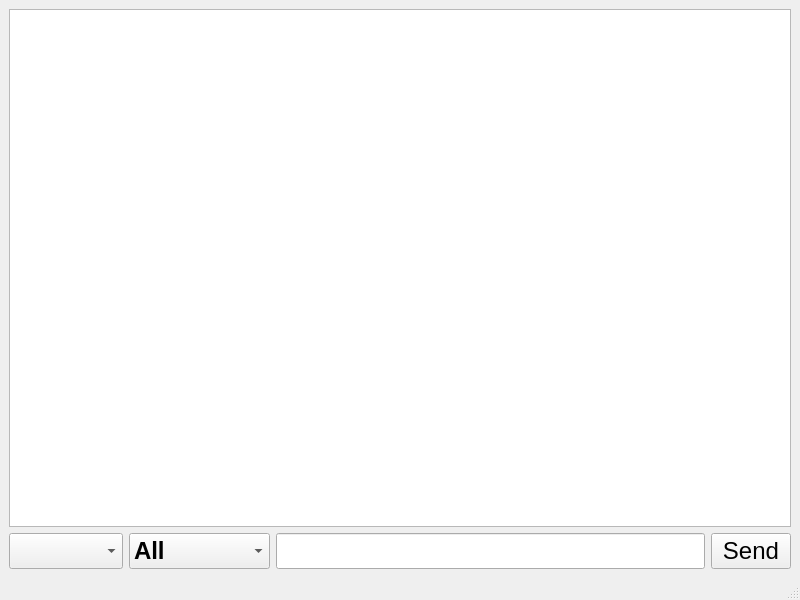
<?xml version="1.0" encoding="UTF-8"?>
<ui version="4.0">
 <class>MainWindow</class>
 <widget class="QMainWindow" name="MainWindow">
  <property name="geometry">
   <rect>
    <x>0</x>
    <y>0</y>
    <width>800</width>
    <height>600</height>
   </rect>
  </property>
  <property name="windowTitle">
   <string>MainWindow</string>
  </property>
  <widget class="QWidget" name="centralwidget">
   <layout class="QGridLayout" name="gridLayout">
    <item row="0" column="0" colspan="4">
     <widget class="QTextEdit" name="textEdit_Client_Message">
      <property name="font">
       <font>
        <pointsize>14</pointsize>
       </font>
      </property>
     </widget>
    </item>
    <item row="1" column="0">
     <widget class="QComboBox" name="comboBox_Client_List">
      <property name="font">
       <font>
        <pointsize>18</pointsize>
       </font>
      </property>
     </widget>
    </item>
    <item row="1" column="1">
     <widget class="QComboBox" name="comboBox_SendMessage">
      <property name="font">
       <font>
        <pointsize>18</pointsize>
        <weight>75</weight>
        <bold>true</bold>
       </font>
      </property>
      <item>
       <property name="text">
        <string>All</string>
       </property>
      </item>
      <item>
       <property name="text">
        <string>Individual</string>
       </property>
      </item>
     </widget>
    </item>
    <item row="1" column="2">
     <widget class="QLineEdit" name="lineEdit_MessageForClient">
      <property name="font">
       <font>
        <pointsize>18</pointsize>
       </font>
      </property>
     </widget>
    </item>
    <item row="1" column="3">
     <widget class="QPushButton" name="pushButton_Send">
      <property name="font">
       <font>
        <pointsize>18</pointsize>
       </font>
      </property>
      <property name="text">
       <string>Send</string>
      </property>
     </widget>
    </item>
   </layout>
  </widget>
  <widget class="QMenuBar" name="menubar">
   <property name="geometry">
    <rect>
     <x>0</x>
     <y>0</y>
     <width>800</width>
     <height>26</height>
    </rect>
   </property>
  </widget>
  <widget class="QStatusBar" name="statusbar"/>
 </widget>
 <resources/>
 <connections/>
</ui>
